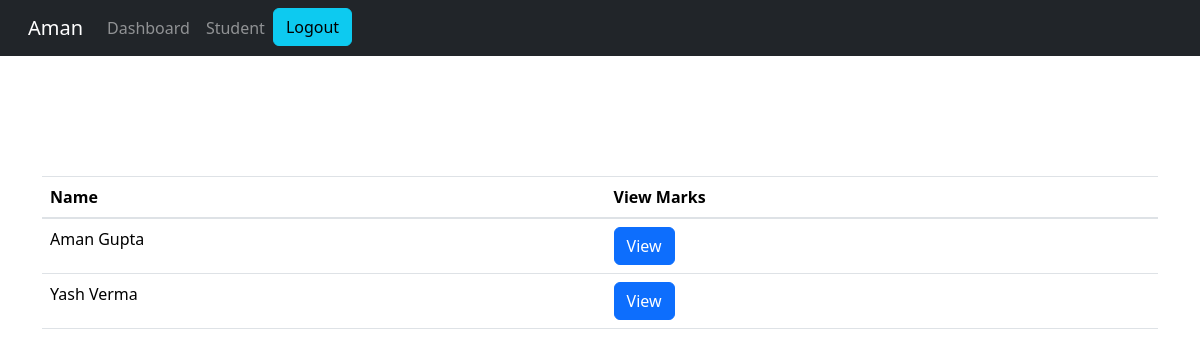
Before: /teacher/teacher-view-student-marks (signed in) with the older database file.
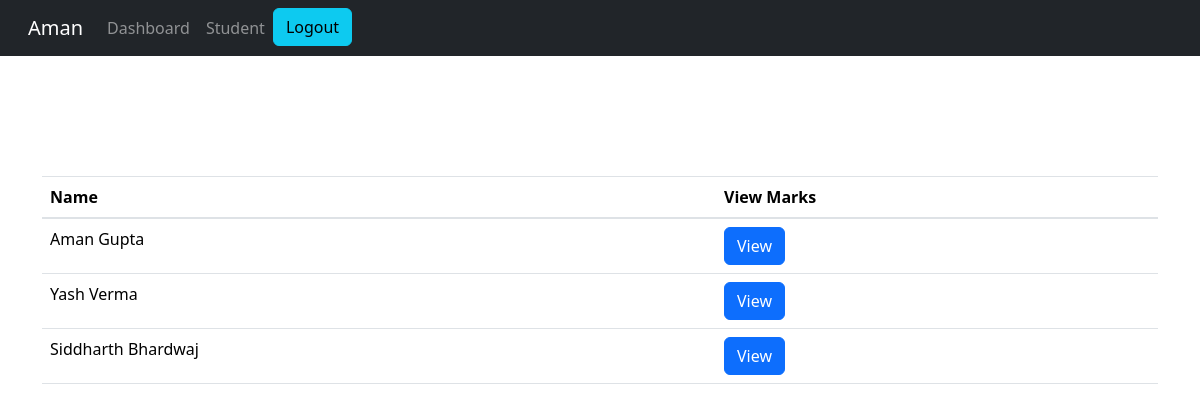
After: the same page with the newer database file.
### student/models.py (models this page shows, shortened)
class Student(models.Model):
    user=models.OneToOneField(User,on_delete=models.CASCADE)
    mobile = models.IntegerField(max_length=10)
    @property
    def get_name(self):
        return self.user.first_name+" "+self.user.last_name

### teacher/views.py (the view)
# urls.py: path('teacher-view-student-marks', views.teacher_view_student_marks_view,name='teacher-view-student-marks'),
@login_required(login_url='teacherlogin')
def teacher_view_student_marks_view(request):
    students= SMODEL.Student.objects.all()
    return render(request,'teacher/teacher_view_student_marks.html',{'students':students})

### teacher/templates/teacher/teacher_view_student_marks.html (shortened to what this page needs)
{% extends 'teacher/teacherbase.html' %}
{% block content %}
<head>
    <link href="http://netdna.bootstrapcdn.com/bootstrap/4.0.0-beta/css/bootstrap.min.css" rel="stylesheet">
    <link rel="stylesheet" href="https://maxcdn.bootstrapcdn.com/bootstrap/4.4.1/css/bootstrap.min.css">
    <link href="https://maxcdn.bootstrapcdn.com/font-awesome/4.3.0/css/font-awesome.min.css" rel="stylesheet">
    <link href="https://cdn.jsdelivr.net/npm/bootstrap@5.3.1/dist/css/bootstrap.min.css" rel="stylesheet">
  </head>
<br><br>
<div class="container">
  <table class="table table-hover" id="dev-table">
    <thead>
      <tr>
        <th>Name</th>
        <th>View Marks</th>
      </tr>
    </thead>
    {% for t in students %}
    <tr>
      <td> {{t.get_name}}</td>
      <td><a class="btn btn-primary btn-xs" href="{% url 'teacher-view-marks' t.id  %}">View</a></td>
    </tr>
    {% endfor %}
</div>
{% endblock content %}

Changed rows visible on the page:
added Student: get_name "Siddharth Bhardwaj"
